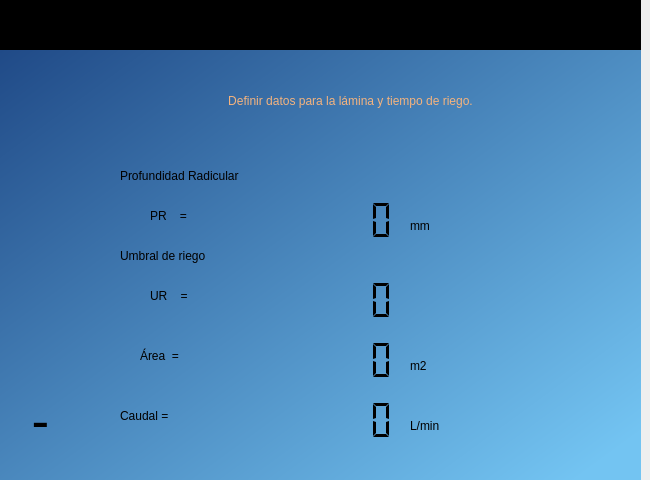
<?xml version="1.0" encoding="UTF-8"?>
<ui version="4.0">
 <class>widget_inicio</class>
 <widget class="QWidget" name="widget_inicio">
  <property name="geometry">
   <rect>
    <x>0</x>
    <y>0</y>
    <width>650</width>
    <height>480</height>
   </rect>
  </property>
  <property name="windowTitle">
   <string>Form</string>
  </property>
  <property name="styleSheet">
   <string notr="true"/>
  </property>
  <widget class="QWidget" name="widget_fecha" native="true">
   <property name="geometry">
    <rect>
     <x>0</x>
     <y>0</y>
     <width>641</width>
     <height>51</height>
    </rect>
   </property>
   <property name="styleSheet">
    <string notr="true">QWidget#widget_fecha{
background-color:rgb(0, 0, 0)}</string>
   </property>
   <widget class="QLabel" name="lbl_hora">
    <property name="geometry">
     <rect>
      <x>20</x>
      <y>10</y>
      <width>151</width>
      <height>21</height>
     </rect>
    </property>
    <property name="styleSheet">
     <string notr="true">font: 57 16pt &quot;Ubuntu&quot;;
color:rgb(238, 238, 236);</string>
    </property>
    <property name="text">
     <string/>
    </property>
   </widget>
   <widget class="QLabel" name="lbl_fecha">
    <property name="geometry">
     <rect>
      <x>460</x>
      <y>10</y>
      <width>161</width>
      <height>21</height>
     </rect>
    </property>
    <property name="styleSheet">
     <string notr="true">font: 57 16pt &quot;Ubuntu&quot;;
color:rgb(238, 238, 236);</string>
    </property>
    <property name="text">
     <string/>
    </property>
   </widget>
  </widget>
  <widget class="QWidget" name="widget_datos" native="true">
   <property name="geometry">
    <rect>
     <x>0</x>
     <y>50</y>
     <width>641</width>
     <height>431</height>
    </rect>
   </property>
   <property name="styleSheet">
    <string notr="true">QWidget#widget_datos{
background-color:qlineargradient(spread:pad, x1:0, y1:0, x2:0.985075, y2:0.903, stop:0 rgba(32, 74, 135, 255), stop:1 rgba(115, 196, 242, 255))
}</string>
   </property>
   <widget class="QLabel" name="label_9">
    <property name="geometry">
     <rect>
      <x>10</x>
      <y>10</y>
      <width>91</width>
      <height>101</height>
     </rect>
    </property>
    <property name="text">
     <string/>
    </property>
    <property name="pixmap">
     <pixmap>../images/logo.png</pixmap>
    </property>
    <property name="scaledContents">
     <bool>true</bool>
    </property>
   </widget>
   <widget class="QLabel" name="lbl_num_est_2">
    <property name="geometry">
     <rect>
      <x>110</x>
      <y>0</y>
      <width>481</width>
      <height>101</height>
     </rect>
    </property>
    <property name="styleSheet">
     <string notr="true">font: 57 italic 30pt &quot;Ubuntu&quot;;
color:rgb(244, 179, 126)</string>
    </property>
    <property name="text">
     <string>Definir datos para la lámina y tiempo de riego.</string>
    </property>
    <property name="alignment">
     <set>Qt::AlignCenter</set>
    </property>
    <property name="wordWrap">
     <bool>true</bool>
    </property>
   </widget>
   <widget class="QLabel" name="lbl_riego_est1">
    <property name="geometry">
     <rect>
      <x>150</x>
      <y>140</y>
      <width>81</width>
      <height>51</height>
     </rect>
    </property>
    <property name="styleSheet">
     <string notr="true">font: 22pt &quot;Ubuntu&quot;;</string>
    </property>
    <property name="text">
     <string>PR    =</string>
    </property>
   </widget>
   <widget class="QLabel" name="lbl_riego_est2">
    <property name="geometry">
     <rect>
      <x>150</x>
      <y>220</y>
      <width>91</width>
      <height>51</height>
     </rect>
    </property>
    <property name="styleSheet">
     <string notr="true">font: 22pt &quot;Ubuntu&quot;;</string>
    </property>
    <property name="text">
     <string>UR    =</string>
    </property>
   </widget>
   <widget class="QLabel" name="lbl_riego_est1_3">
    <property name="geometry">
     <rect>
      <x>410</x>
      <y>150</y>
      <width>61</width>
      <height>51</height>
     </rect>
    </property>
    <property name="styleSheet">
     <string notr="true">font: 22pt &quot;Ubuntu&quot;;</string>
    </property>
    <property name="text">
     <string>mm</string>
    </property>
   </widget>
   <widget class="QLCDNumber" name="lcd_number_1">
    <property name="geometry">
     <rect>
      <x>250</x>
      <y>150</y>
      <width>151</width>
      <height>41</height>
     </rect>
    </property>
    <property name="midLineWidth">
     <number>-3</number>
    </property>
    <property name="smallDecimalPoint">
     <bool>true</bool>
    </property>
    <property name="digitCount">
     <number>6</number>
    </property>
    <property name="segmentStyle">
     <enum>QLCDNumber::Flat</enum>
    </property>
    <property name="value" stdset="0">
     <double>0.000000000000000</double>
    </property>
   </widget>
   <widget class="QLCDNumber" name="lcd_number_2">
    <property name="geometry">
     <rect>
      <x>250</x>
      <y>230</y>
      <width>151</width>
      <height>41</height>
     </rect>
    </property>
    <property name="midLineWidth">
     <number>-3</number>
    </property>
    <property name="smallDecimalPoint">
     <bool>true</bool>
    </property>
    <property name="digitCount">
     <number>6</number>
    </property>
    <property name="segmentStyle">
     <enum>QLCDNumber::Flat</enum>
    </property>
    <property name="value" stdset="0">
     <double>0.000000000000000</double>
    </property>
   </widget>
   <widget class="QLabel" name="label">
    <property name="geometry">
     <rect>
      <x>10</x>
      <y>350</y>
      <width>71</width>
      <height>51</height>
     </rect>
    </property>
    <property name="text">
     <string/>
    </property>
    <property name="pixmap">
     <pixmap>../images/flecha_Atras.png</pixmap>
    </property>
    <property name="scaledContents">
     <bool>true</bool>
    </property>
   </widget>
   <widget class="QLabel" name="label_2">
    <property name="geometry">
     <rect>
      <x>20</x>
      <y>350</y>
      <width>41</width>
      <height>41</height>
     </rect>
    </property>
    <property name="font">
     <font>
      <pointsize>40</pointsize>
     </font>
    </property>
    <property name="text">
     <string>-</string>
    </property>
    <property name="alignment">
     <set>Qt::AlignCenter</set>
    </property>
   </widget>
   <widget class="QLabel" name="lbl_riego_est1_2">
    <property name="geometry">
     <rect>
      <x>120</x>
      <y>100</y>
      <width>301</width>
      <height>51</height>
     </rect>
    </property>
    <property name="styleSheet">
     <string notr="true">font: 22pt &quot;Ubuntu&quot;;</string>
    </property>
    <property name="text">
     <string>Profundidad Radicular </string>
    </property>
   </widget>
   <widget class="QLabel" name="lbl_riego_est1_5">
    <property name="geometry">
     <rect>
      <x>120</x>
      <y>180</y>
      <width>301</width>
      <height>51</height>
     </rect>
    </property>
    <property name="styleSheet">
     <string notr="true">font: 22pt &quot;Ubuntu&quot;;</string>
    </property>
    <property name="text">
     <string>Umbral de riego</string>
    </property>
   </widget>
   <widget class="QLabel" name="lbl_riego_est2_2">
    <property name="geometry">
     <rect>
      <x>120</x>
      <y>340</y>
      <width>121</width>
      <height>51</height>
     </rect>
    </property>
    <property name="styleSheet">
     <string notr="true">font: 22pt &quot;Ubuntu&quot;;</string>
    </property>
    <property name="text">
     <string>Caudal =</string>
    </property>
   </widget>
   <widget class="QLabel" name="lbl_riego_est1_4">
    <property name="geometry">
     <rect>
      <x>140</x>
      <y>280</y>
      <width>91</width>
      <height>51</height>
     </rect>
    </property>
    <property name="styleSheet">
     <string notr="true">font: 22pt &quot;Ubuntu&quot;;</string>
    </property>
    <property name="text">
     <string>Área  =</string>
    </property>
   </widget>
   <widget class="QLabel" name="lbl_riego_est1_7">
    <property name="geometry">
     <rect>
      <x>410</x>
      <y>290</y>
      <width>61</width>
      <height>51</height>
     </rect>
    </property>
    <property name="styleSheet">
     <string notr="true">font: 22pt &quot;Ubuntu&quot;;</string>
    </property>
    <property name="text">
     <string>m2</string>
    </property>
   </widget>
   <widget class="QLCDNumber" name="lcd_number_3">
    <property name="geometry">
     <rect>
      <x>250</x>
      <y>290</y>
      <width>151</width>
      <height>41</height>
     </rect>
    </property>
    <property name="midLineWidth">
     <number>-3</number>
    </property>
    <property name="smallDecimalPoint">
     <bool>true</bool>
    </property>
    <property name="digitCount">
     <number>6</number>
    </property>
    <property name="segmentStyle">
     <enum>QLCDNumber::Flat</enum>
    </property>
    <property name="value" stdset="0">
     <double>0.000000000000000</double>
    </property>
   </widget>
   <widget class="QLCDNumber" name="lcd_number_4">
    <property name="geometry">
     <rect>
      <x>250</x>
      <y>350</y>
      <width>151</width>
      <height>41</height>
     </rect>
    </property>
    <property name="midLineWidth">
     <number>-3</number>
    </property>
    <property name="smallDecimalPoint">
     <bool>true</bool>
    </property>
    <property name="digitCount">
     <number>6</number>
    </property>
    <property name="segmentStyle">
     <enum>QLCDNumber::Flat</enum>
    </property>
    <property name="value" stdset="0">
     <double>0.000000000000000</double>
    </property>
   </widget>
   <widget class="QLabel" name="lbl_riego_est1_8">
    <property name="geometry">
     <rect>
      <x>410</x>
      <y>350</y>
      <width>101</width>
      <height>51</height>
     </rect>
    </property>
    <property name="styleSheet">
     <string notr="true">font: 22pt &quot;Ubuntu&quot;;</string>
    </property>
    <property name="text">
     <string>L/min</string>
    </property>
   </widget>
  </widget>
 </widget>
 <resources/>
 <connections/>
</ui>
